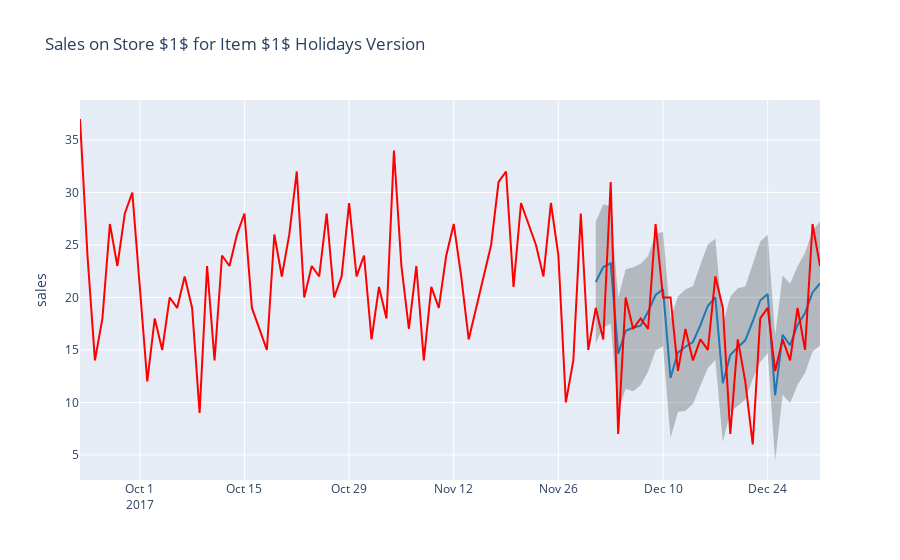

Notebook code cell kept with this figure:
### Code cell
show_forecast(cmp_df_holi, prediction_size, 100, 'Sales on Store $1$ for Item $1$ Holidays Version')
